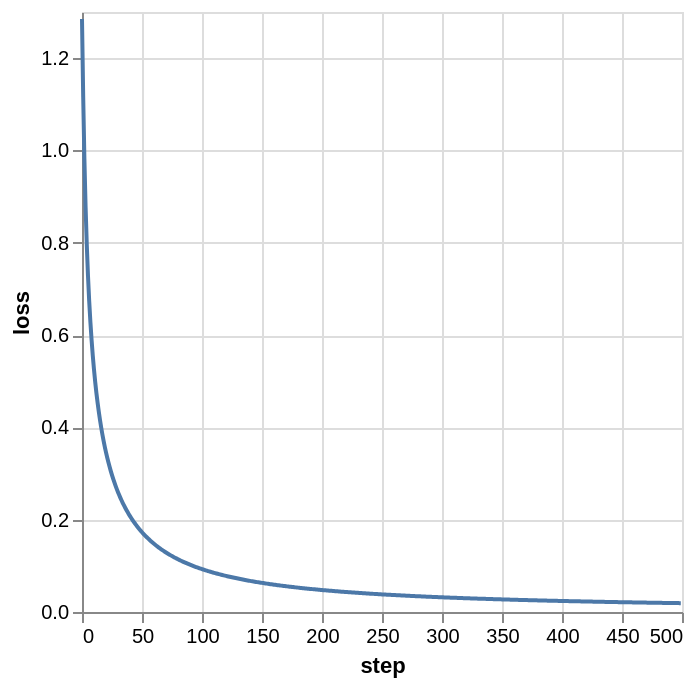

The code cell stored with this chart in its notebook:
### Code cell
chart = alt.Chart.from_dict(result)
chart.show()

### Figure 1 — Vega-Lite specification as saved in the notebook (floating-point values rounded to 4 significant figures; data arrays with more than 128 entries replaced by an {"elided": "..."} marker saying what was removed)
{"config": {"view": {"continuousWidth": 300, "continuousHeight": 300}}, "data": {"name": "data-544dcc6797c46a69ff9fbc2de57f7c0f"}, "mark": {"type": "line"}, "encoding": {"x": {"field": "step", "type": "quantitative"}, "y": {"field": "loss", "type": "quantitative"}}, "$schema": "https://vega.github.io/schema/vega-lite/v5.20.1.json", "datasets": {"data-544dcc6797c46a69ff9fbc2de57f7c0f": {"elided": "500 records"}}}
